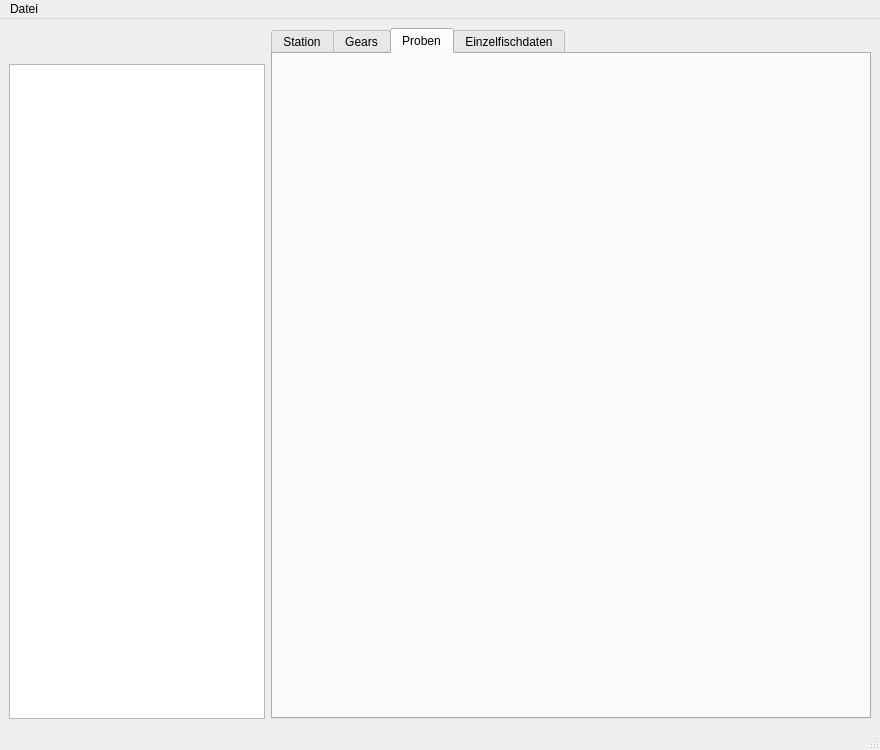
<?xml version="1.0" encoding="UTF-8"?>
<ui version="4.0">
 <class>mw_Main</class>
 <widget class="QMainWindow" name="mw_Main">
  <property name="geometry">
   <rect>
    <x>0</x>
    <y>0</y>
    <width>880</width>
    <height>750</height>
   </rect>
  </property>
  <property name="windowTitle">
   <string>FishInput</string>
  </property>
  <widget class="QWidget" name="centralwidget">
   <layout class="QGridLayout" name="gridLayout">
    <item row="0" column="0">
     <layout class="QVBoxLayout" name="verticalLayout">
      <item>
       <widget class="Wgt_Activity_Bar" name="activity_bar" native="true">
        <property name="minimumSize">
         <size>
          <width>0</width>
          <height>30</height>
         </size>
        </property>
        <property name="maximumSize">
         <size>
          <width>240</width>
          <height>50</height>
         </size>
        </property>
       </widget>
      </item>
      <item>
       <widget class="QListWidget" name="tv_activity">
        <property name="sizePolicy">
         <sizepolicy hsizetype="Fixed" vsizetype="Expanding">
          <horstretch>0</horstretch>
          <verstretch>0</verstretch>
         </sizepolicy>
        </property>
       </widget>
      </item>
     </layout>
    </item>
    <item row="0" column="1">
     <widget class="QTabWidget" name="tw_main">
      <property name="currentIndex">
       <number>2</number>
      </property>
      <widget class="Frm_Station" name="tab_station">
       <attribute name="title">
        <string>Station</string>
       </attribute>
      </widget>
      <widget class="Frm_Gear" name="tab_gear">
       <attribute name="title">
        <string>Gears</string>
       </attribute>
      </widget>
      <widget class="Frm_Length" name="tab_samples">
       <attribute name="title">
        <string>Proben</string>
       </attribute>
      </widget>
      <widget class="Frm_Single" name="tab_single">
       <attribute name="title">
        <string>Einzelfischdaten</string>
       </attribute>
      </widget>
     </widget>
    </item>
   </layout>
  </widget>
  <widget class="QMenuBar" name="menubar">
   <property name="geometry">
    <rect>
     <x>0</x>
     <y>0</y>
     <width>880</width>
     <height>18</height>
    </rect>
   </property>
   <widget class="QMenu" name="menuDatei">
    <property name="title">
     <string>Datei</string>
    </property>
    <addaction name="actionConnectServer"/>
    <addaction name="actionChooseCruise"/>
    <addaction name="actionNewCruise"/>
   </widget>
   <addaction name="menuDatei"/>
  </widget>
  <widget class="QStatusBar" name="statusbar"/>
  <action name="actionConnectServer">
   <property name="text">
    <string>Zu Server verbinden ...</string>
   </property>
  </action>
  <action name="actionChooseCruise">
   <property name="text">
    <string>Reise auswählen</string>
   </property>
  </action>
  <action name="actionNewCruise">
   <property name="text">
    <string>Neue Reise anlegen</string>
   </property>
  </action>
  <action name="actionSingleProtocol">
   <property name="text">
    <string>Einzelfischprotokoll</string>
   </property>
  </action>
 </widget>
 <customwidgets>
  <customwidget>
   <class>Frm_Station</class>
   <extends>QWidget</extends>
   <header>frm_station_code</header>
   <container>1</container>
  </customwidget>
  <customwidget>
   <class>Wgt_Activity_Bar</class>
   <extends>QWidget</extends>
   <header>wgt_activity_bar_code</header>
   <container>1</container>
  </customwidget>
  <customwidget>
   <class>Frm_Gear</class>
   <extends>QWidget</extends>
   <header>frm_gear_code</header>
   <container>1</container>
  </customwidget>
  <customwidget>
   <class>Frm_Length</class>
   <extends>QWidget</extends>
   <header>frm_length_code</header>
   <container>1</container>
  </customwidget>
  <customwidget>
   <class>Frm_Single</class>
   <extends>QWidget</extends>
   <header>frm_single_code</header>
   <container>1</container>
  </customwidget>
 </customwidgets>
 <resources/>
 <connections/>
</ui>
